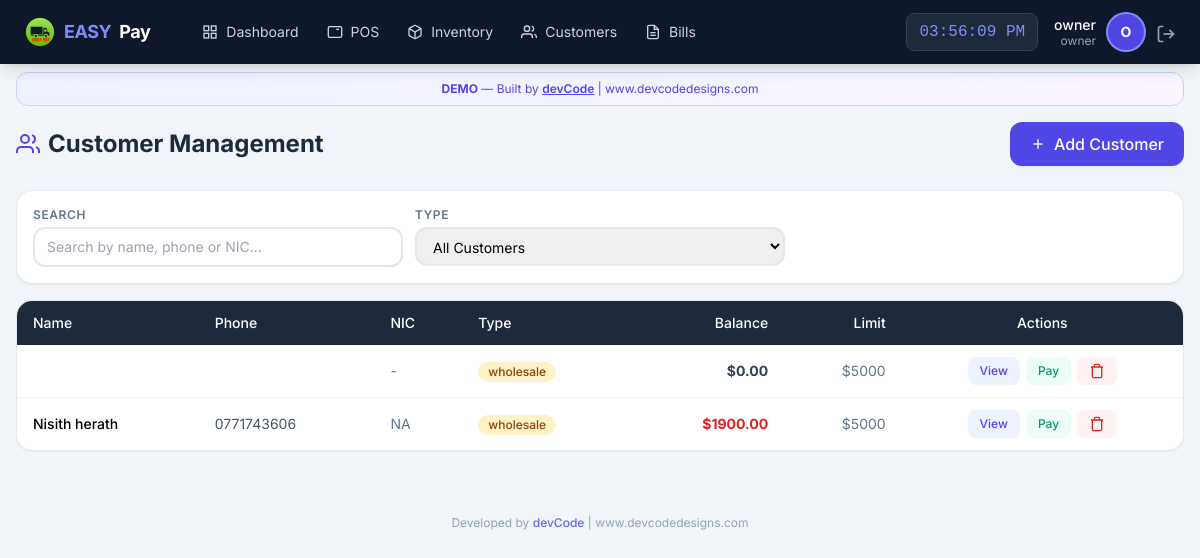
/customer/list (signed in), run on an earlier commit of the app's database.
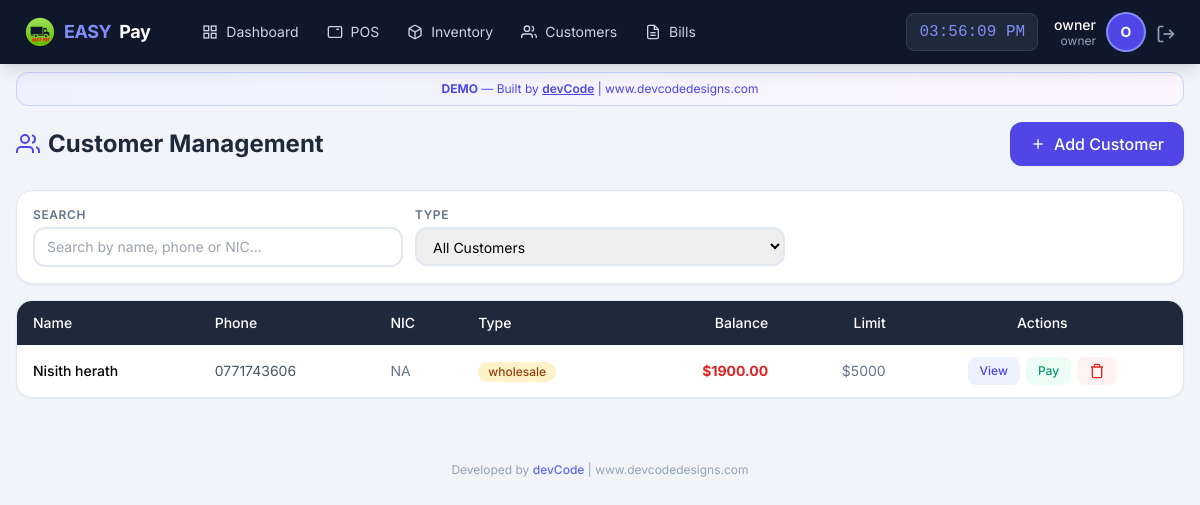
And on a later commit of the database.
### app/models/user.py (models this page shows, shortened)
class User(UserMixin, db.Model):
    __tablename__ = 'users'
    id = db.Column(db.Integer, primary_key=True)
    username = db.Column(db.String(50), unique=True, nullable=False)
    email = db.Column(db.String(120), unique=True, nullable=False)
    password_hash = db.Column(db.String(255), nullable=False)
    role = db.Column(db.String(20), default='staff')  # owner, manager, staff
    is_active = db.Column(db.Boolean, default=True)
    created_at = db.Column(db.DateTime, default=datetime.utcnow)
    last_login = db.Column(db.DateTime)
    orders = db.relationship('Order', backref='cashier_rel', lazy=True, foreign_keys='Order.user_id')

### app/models/customer.py (models this page shows, shortened)
class Customer(db.Model):
    __tablename__ = 'customers'
    id = db.Column(db.Integer, primary_key=True)
    name = db.Column(db.String(100), nullable=False)
    phone = db.Column(db.String(20), unique=True, nullable=False)
    email = db.Column(db.String(120))
    address = db.Column(db.Text)
    nic = db.Column(db.String(20), unique=True, nullable=False)  # National ID Card - mandatory & unique
    customer_type = db.Column(db.String(20), default='retail')
    balance = db.Column(db.Float, default=0.0)
    credit_limit = db.Column(db.Float, default=5000.0)
    total_purchases = db.Column(db.Float, default=0.0)
    total_paid = db.Column(db.Float, default=0.0)
    is_active = db.Column(db.Boolean, default=True)
    notes = db.Column(db.Text)
    created_at = db.Column(db.DateTime, default=datetime.now)
    updated_at = db.Column(db.DateTime, default=datetime.now, onupdate=datetime.now)
    orders = db.relationship('Order', backref='customer_rel', lazy=True)
    payments = db.relationship('Payment', backref='customer_rel', lazy=True)

### app/routes/customer.py (the view)
@customer_bp.route('/list')
@login_required
def list_customers():
    customers = Customer.query.filter_by(is_active=True).order_by(Customer.customer_type, Customer.name).all()
    return render_template('customer/list.html', customers=customers)

### app/models/user.py (called while the page is built)
@login_manager.user_loader
def load_user(user_id):
    return User.query.get(int(user_id))

### app/templates/customer/list.html (shortened to what this page needs)
{% extends "base.html" %}
{% block content %}
<div class="max-w-7xl mx-auto px-4 py-4">
    <div class="flex flex-col sm:flex-row justify-between items-start sm:items-center gap-3 mb-6">
        <h1 class="text-2xl font-bold text-slate-800 flex items-center gap-2">
            <svg class="icon-lg text-indigo-600" viewBox="0 0 24 24" fill="none" stroke="currentColor" stroke-width="2">
                <path d="M17 21v-2a4 4 0 0 0-4-4H5a4 4 0 0 0-4 4v2"></path>
                <circle cx="9" cy="7" r="4"></circle>
                <path d="M23 21v-2a4 4 0 0 0-3-3.87"></path>
                <path d="M16 3.13a4 4 0 0 1 0 7.75"></path>
            </svg>
            Customer Management
        </h1>
        <button onclick="showAddCustomer()" class="bg-indigo-600 text-white px-5 py-2.5 rounded-xl font-medium hover:bg-indigo-700 transition flex items-center gap-2 shadow-sm">
            <svg class="icon-sm" viewBox="0 0 24 24" fill="none" stroke="currentColor" stroke-width="2">
                <line x1="12" y1="5" x2="12" y2="19"></line>
                <line x1="5" y1="12" x2="19" y2="12"></line>
            </svg>
            Add Customer
        </button>
    </div>
    <div class="bg-white rounded-2xl shadow-sm border border-slate-200 p-4 mb-4">
        <div class="grid grid-cols-1 md:grid-cols-3 gap-3">
            <div>
                <label class="block text-xs font-semibold text-slate-500 uppercase tracking-wider mb-1">Search</label>
                <input type="text" id="custSearch" class="w-full border-2 border-slate-200 rounded-xl px-3 py-2 text-sm focus:border-indigo-400 focus:outline-none"
                       placeholder="Search by name, phone or NIC..." onkeyup="filterTable()">
            </div>
            <div>
                <label class="block text-xs font-semibold text-slate-500 uppercase tracking-wider mb-1">Type</label>
                <select id="typeFilter" class="w-full border-2 border-slate-200 rounded-xl px-3 py-2 text-sm focus:border-indigo-400 focus:outline-none" onchange="filterTable()">
                    <option value="all">All Customers</option>
                </select>
            </div>
        </div>
    </div>
    <div class="bg-white rounded-2xl shadow-sm border border-slate-200 overflow-hidden">
        <div class="overflow-x-auto">
            <table class="w-full text-sm" id="custTable">
                <thead>
                    <tr class="bg-slate-800 text-white">
                        <th class="px-4 py-3 text-left font-medium">Name</th>
                        <th class="px-4 py-3 text-left font-medium">Phone</th>
                        <th class="px-4 py-3 text-left font-medium hidden lg:table-cell">NIC</th>
                        <th class="px-4 py-3 text-left font-medium">Type</th>
                        <th class="px-4 py-3 text-right font-medium">Balance</th>
                        <th class="px-4 py-3 text-right font-medium hidden md:table-cell">Limit</th>
                        <th class="px-4 py-3 text-center font-medium">Actions</th>
                    </tr>
                </thead>
                <tbody class="divide-y divide-slate-100">
                    {% for customer in customers %}
                    <tr class="hover:bg-slate-50 transition" id="customer-row-{{ customer.id }}">
                        <td class="px-4 py-3 font-medium">{{ customer.name }}</td>
                        <td class="px-4 py-3 text-slate-600">{{ customer.phone }}</td>
                        <td class="px-4 py-3 text-slate-500 hidden lg:table-cell">{{ customer.nic or '-' }}</td>
                        <td class="px-4 py-3">
                            <span class="inline-flex items-center px-2.5 py-0.5 rounded-full text-xs font-medium
                                {{ 'bg-amber-100 text-amber-800' if customer.customer_type == 'wholesale' else 'bg-blue-100 text-blue-800' }}">
                                {{ customer.customer_type }}
                            </span>
                        </td>
                        <td class="px-4 py-3 text-right font-bold {{ 'text-red-600' if customer.balance > 0 else 'text-slate-700' }}">
                            ${{ "%.2f"|format(customer.balance) }}
                        </td>
                        <td class="px-4 py-3 text-right text-slate-500 hidden md:table-cell">${{ "%.0f"|format(customer.credit_limit) }}</td>
                        <td class="px-4 py-3">
                            <div class="flex items-center justify-center gap-1.5">
                                <button onclick="viewCustomer({{ customer.id }})"
                                        class="px-3 py-1.5 bg-indigo-50 text-indigo-600 text-xs font-medium rounded-lg hover:bg-indigo-100">
                                    View
                                </button>
                                <button onclick="showPayment({{ customer.id }}, '{{ customer.name }}', {{ customer.balance }})"
                                        class="px-3 py-1.5 bg-emerald-50 text-emerald-600 text-xs font-medium rounded-lg hover:bg-emerald-100">
                                    Pay
                                </button>
                                <button onclick="confirmDelete({{ customer.id }}, '{{ customer.name }}')"
                                        class="px-3 py-1.5 bg-red-50 text-red-600 text-xs font-medium rounded-lg hover:bg-red-100">
                                    <svg class="icon-sm" viewBox="0 0 24 24" fill="none" stroke="currentColor" stroke-width="2">
                                        <polyline points="3 6 5 6 21 6"></polyline>
                                        <path d="M19 6v14a2 2 0 0 1-2 2H7a2 2 0 0 1-2-2V6m3 0V4a2 2 0 0 1 2-2h4a2 2 0 0 1 2 2v2"></path>
                                    </svg>
                                </button>
                            </div>
                        </td>
                    </tr>
                    {% else %}
                    <tr>
                        <td colspan="7" class="px-4 py-8 text-center text-slate-400">No customers found</td>
                    </tr>
                    {% endfor %}
                </tbody>
            </table>
        </div>
    </div>
</div>
{% endblock %}

### app/templates/base.html (shortened to what this page needs)
<!DOCTYPE html>
<html lang="en">
<head>
    <script src="https://cdn.tailwindcss.com"></script>
</head>
<body class="bg-slate-100 min-h-screen">
    <nav class="bg-slate-900 text-white shadow-lg fixed top-0 left-0 right-0 z-50">
        <div class="flex justify-between items-center px-4 lg:px-6 h-16">
            <div class="flex items-center gap-6">
                <a href="{{ url_for('pos.dashboard') }}" class="flex items-center gap-2 text-lg font-bold tracking-tight">
                    <img src="{{ url_for('static', filename='img/easypay-logo.png') }}"
                        alt="EASY PAY"
                        class="w-8 h-8 object-contain">
                    <span class="text-indigo-400">EASY</span>Pay
                </a>
                {% if current_user.is_authenticated %}
                <div class="hidden lg:flex items-center gap-1 ml-4">
                    <a href="{{ url_for('pos.dashboard') }}" class="nav-link px-3 py-2 text-sm text-slate-300 hover:text-white flex items-center gap-2">
                        <svg class="icon-sm" viewBox="0 0 24 24" fill="none" stroke="currentColor" stroke-width="2">
                            <rect x="3" y="3" width="7" height="7"></rect><rect x="14" y="3" width="7" height="7"></rect>
                            <rect x="14" y="14" width="7" height="7"></rect><rect x="3" y="14" width="7" height="7"></rect>
                        </svg>
                        Dashboard
                    </a>
                    <a href="{{ url_for('pos.terminal') }}" class="nav-link px-3 py-2 text-sm text-slate-300 hover:text-white flex items-center gap-2">
                        <svg class="icon-sm" viewBox="0 0 24 24" fill="none" stroke="currentColor" stroke-width="2">
                            <rect x="2" y="4" width="20" height="16" rx="2"></rect>
                            <line x1="6" y1="8" x2="6" y2="8"></line><line x1="10" y1="8" x2="10" y2="8"></line>
                            <line x1="14" y1="8" x2="18" y2="8"></line>
                        </svg>
                        POS
                    </a>
                    <a href="{{ url_for('inventory.manage') }}" class="nav-link px-3 py-2 text-sm text-slate-300 hover:text-white flex items-center gap-2">
                        Inventory
                    </a>
                    <a href="{{ url_for('customer.list_customers') }}" class="nav-link px-3 py-2 text-sm text-slate-300 hover:text-white flex items-center gap-2">
                        <svg class="icon-sm" viewBox="0 0 24 24" fill="none" stroke="currentColor" stroke-width="2">
                            <path d="M17 21v-2a4 4 0 0 0-4-4H5a4 4 0 0 0-4 4v2"></path>
                            <circle cx="9" cy="7" r="4"></circle>
                            <path d="M23 21v-2a4 4 0 0 0-3-3.87"></path>
                            <path d="M16 3.13a4 4 0 0 1 0 7.75"></path>
                        </svg>
                        Customers
                    </a>
                    {% if current_user.role in ['owner','manager'] %}
                    <a href="{{ url_for('pos.bills') }}" class="nav-link px-3 py-2 text-sm text-slate-300 hover:text-white flex items-center gap-2">
                        <svg class="icon-sm" viewBox="0 0 24 24" fill="none" stroke="currentColor" stroke-width="2">
                            <path d="M14 2H6a2 2 0 0 0-2 2v16a2 2 0 0 0 2 2h12a2 2 0 0 0 2-2V8z"></path>
                            <polyline points="14 2 14 8 20 8"></polyline>
                            <line x1="16" y1="13" x2="8" y2="13"></line><line x1="16" y1="17" x2="8" y2="17"></line>
                        </svg>
                        Bills
                    </a>
                    {% endif %}
                </div>
                {% endif %}
            </div>
            {% if current_user.is_authenticated %}
            <div class="flex items-center gap-4">
                <span id="liveClock" class="hidden sm:block text-base font-mono bg-slate-800 px-3 py-1.5 rounded-lg text-indigo-400 border border-slate-700"></span>
                <div class="flex items-center gap-3">
                    <div class="hidden sm:block text-right">
                        <p class="text-sm font-medium leading-tight">{{ current_user.username }}</p>
                        <p class="text-xs text-slate-400 leading-tight">{{ current_user.role }}</p>
                    </div>
                    <div class="w-9 h-9 bg-indigo-600 rounded-full flex items-center justify-center text-sm font-bold ring-2 ring-indigo-400">
                        {{ current_user.username[0]|upper }}
                    </div>
                    <a href="{{ url_for('auth.logout') }}" class="text-slate-400 hover:text-red-400 transition" title="Logout">
                        <svg class="icon" viewBox="0 0 24 24" fill="none" stroke="currentColor" stroke-width="2">
                            <path d="M9 21H5a2 2 0 0 1-2-2V5a2 2 0 0 1 2-2h4"></path>
                            <polyline points="16 17 21 12 16 7"></polyline>
                            <line x1="21" y1="12" x2="9" y2="12"></line>
                        </svg>
                    </a>
                </div>
            </div>
            {% endif %}
        </div>
    </nav>
    <div class="pt-16 pb-20 lg:pb-4">
        <div class="max-w-7xl mx-auto px-4 mt-2">
            <div class="bg-gradient-to-r from-indigo-50 to-purple-50 border border-indigo-200 rounded-xl px-4 py-2 text-center text-xs text-indigo-600">
                <strong>DEMO</strong> — Built by <a href="https://www.devcodedesigns.com" target="_blank" class="underline font-semibold hover:text-indigo-800">devCode</a> | www.devcodedesigns.com
            </div>
        </div>
        {% block content %}{% endblock %}
        <footer class="max-w-7xl mx-auto px-4 py-4 text-center text-xs text-slate-400 mt-8">
            Developed by <a href="https://www.devcodedesigns.com" target="_blank" class="text-indigo-500 hover:text-indigo-700 font-medium">devCode</a> | www.devcodedesigns.com
        </footer>
    </div>
</body>
</html>

### app/templates/base.html (style rules this page uses)
body { font-family: 'Inter', system-ui, sans-serif; }
.nav-link { transition: all 0.2s; }
.icon { width: 20px; height: 20px; display: inline-block; vertical-align: middle; }
.icon-sm { width: 16px; height: 16px; }
.icon-lg { width: 24px; height: 24px; }

What changed in the data, as far as the page shows it:
no longer on this page (row edited): Customer: nic "-", customer_type "wholesale", balance "0.00", credit_limit "5000"
